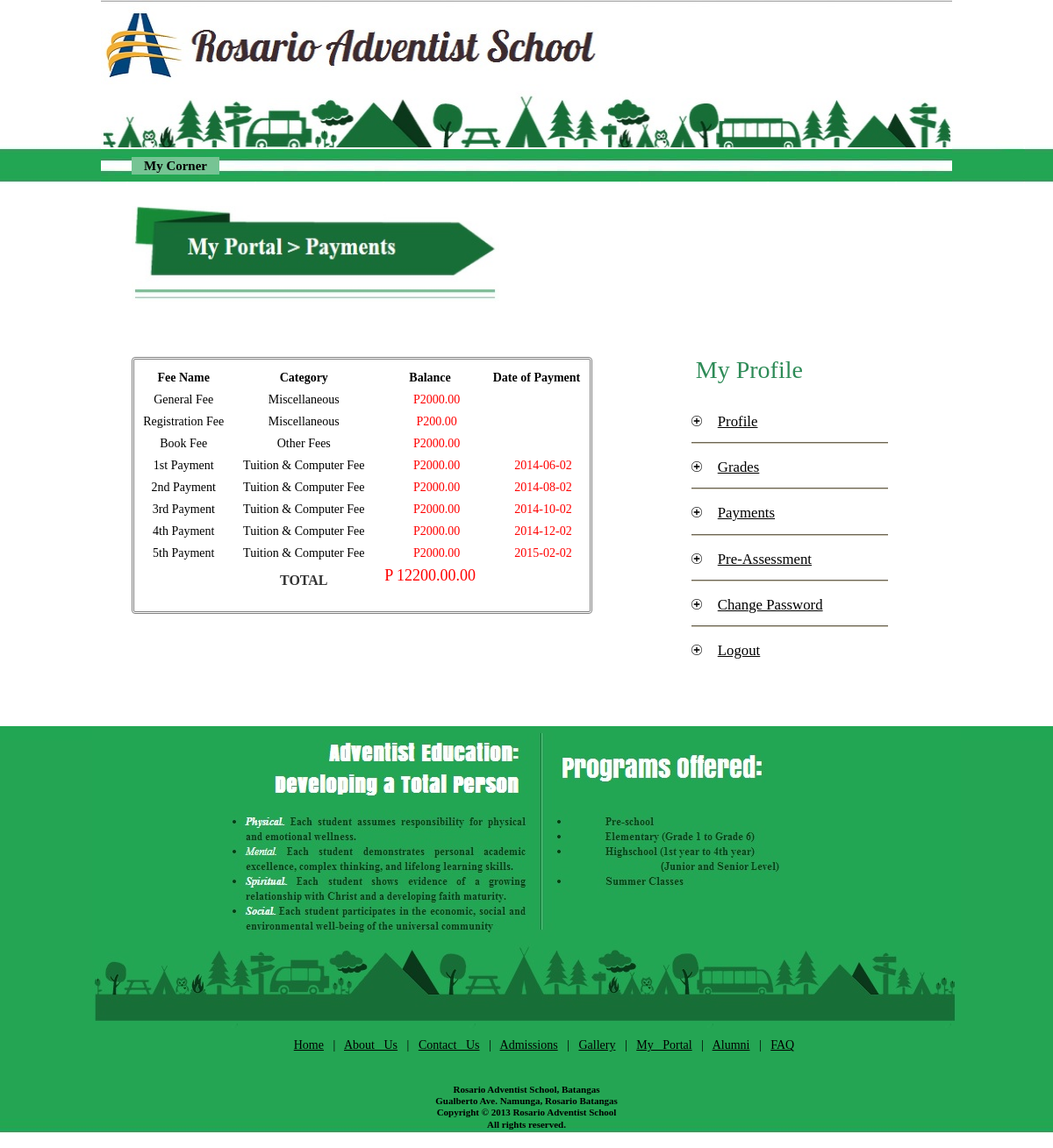
/RASOnline/myportal_studentspayments.php?studentid=2014-001, run on the app's committed database.
### tables this page shows
CREATE TABLE IF NOT EXISTS `tblstudenttransactions` (
  `studentfee` varchar(50) NOT NULL,
  `studentschoolyear` varchar(30) DEFAULT NULL,
  `balancename` varchar(30) DEFAULT NULL,
  `balancecategory` varchar(30) DEFAULT NULL,
  `paymentmode` varchar(20) DEFAULT NULL,
  `balance` decimal(10,2) DEFAULT NULL,
  `balancedate` date DEFAULT NULL,
  PRIMARY KEY (`studentfee`),
  KEY `studentschoolyear` (`studentschoolyear`)
);

### RASOnline/myportal_studentspayments.php (the view, shortened to what this page needs)
<!DOCTYPE html PUBLIC "-//W3C//DTD XHTML 1.0 Transitional//EN" "http://www.w3.org/TR/xhtml1/DTD/xhtml1-transitional.dtd">
<html xmlns="http://www.w3.org/1999/xhtml">
<head>
</head>
<link href="templatemo_style.css" rel="stylesheet" type="text/css" />
</head>
<body style ="background-image: url(RASpics/bodybg.jpg)";>
<form method='POST'>
<div id="templatemo_wrapper">
    <div id="templatemo_header">
		<img src="RASpics/banner.jpg" width='970' height='170'/>
		    <div id="templatemo_menu">
            <ul>
                <li ><a href="myportal_login.php" class="current" style= "width:100px;">My Corner</a></li>
          	</ul>
        </div>
  </div>
    <div id="templatemo_main">
		<img src="RASpics/myportalpayments_indicator.jpg" width='419' height='109'/>
			<br></br>
			<br></br>
		<table style="padding-top:7px;
					padding-bottom:7px;
					background:#fff;
					color:#000;
					border-radius:3pt 3pt 3pt 3pt;
					border-style: double;
					width:525px;
					text-align:center;"
					onclick="myFun(event)">
					<th>Fee Name</th>
					<th style="word-spacing:1cm;">Category</th>
					<th style="word-spacing:1cm;">Balance</th>
					<th>Date of Payment</th>
			<?php
				$studentid = $_GET['studentid'];
				$s = mysql_query("SELECT tblStudents.studentid,studentfee As feeid,balancename,balancecategory,balance FROM tblStudentTransactions,tblStudentYear,tblStudents
      WHERE tblStudentYear.studentschoolyear=tblStudentTransactions.studentschoolyear
      AND tblStudents.studentid=tblStudentYear.studentid
      AND tblStudents.studentid='$studentid'
	  AND balancecategory!='Tuition' AND balancecategory!='Computer Fee'
        AND balance!=0
        GROUP BY balancecategory,balancename");
				while($ss = mysql_fetch_array($s))
				{
				$studentid=$ss['studentid']
			?>
					<tr style="text-align:center;">
							<td><?php echo $ss['balancename']?></td>
							<td><?php echo $ss['balancecategory']?></td>
							<td style="color:red;text-indent:15px;">P<?php echo $ss['balance']?></td>
					</tr>
			<?php
				}
					$s = mysql_query("SELECT tblStudents.studentid,studentfee As feeid,balancename,balancecategory,SUM(balance) As balance,balancedate FROM tblStudentTransactions,tblStudentYear,tblStudents
      WHERE tblStudentYear.studentschoolyear=tblStudentTransactions.studentschoolyear
      AND tblStudents.studentid=tblStudentYear.studentid
      AND tblStudents.studentid='$studentid'
	  AND balancecategory!='Miscellaneous' AND balancecategory!='Other Fees'
        AND balance!=0
        GROUP BY balancedate");
				while($ss = mysql_fetch_array($s))
				{
			?>
					<tr style="text-align:center;">
							<td><?php echo $ss['balancename']?></td>
							<td><?php echo 'Tuition & Computer Fee'?></td>
							<td style="color:red;text-indent:15px;">P<?php echo $ss['balance']?></td>
				<td style="color:red;text-indent:15px;"><?php echo $ss['balancedate']?></td>
					</tr>
			<?php
				}
			?>
			<?php
				$studentid = $_GET['studentid'];
				$t = mysql_query("SELECT tblStudentYear.studentid,SUM(balance) As balance FROM tblStudentTransactions,tblStudentYear,tblStudents
      where  tblStudentYear.studentschoolyear=tblStudentTransactions.studentschoolyear
      AND tblStudents.studentid=tblStudentYear.studentid
      AND tblStudents.studentid='$studentid'
	  AND balancecategory!='Other Fees'");
				while($tt = mysql_fetch_array($t))
				{
				$studentid=$tt['studentid']
			?>
						<tr>
							<td><br></br></td>
							<td><h5><b>TOTAL</b></h5></td>
							<td><h4 style="margin-left:2scm;color:red;">P  <?php echo $tt['balance']?>.00</h4></td>
						</tr>
			<?php
				}
			?>
			</table>
			<div id="templatemo_sidebar" style="
									float:right;
									margin-top:-330px;
									text-indent:5px;">
            <h2 style="margin:1cm;color: #2E8B57;">My Profile</h2>
           <ul class="templatemo_list" style="margin:0.5cm 1cm 1cm 1cm;">
                 <li><a href='myportal_studentsprofile.php?studentid=<?php echo "$studentid" ?>'><u><big>Profile</u></big></a></li>
				 <div class="cleaner_h20 horizon_divider" style="margin-top:-0.6cm;"></div><div class="cleaner_h20"></div>
				 <li><a href='myportal_studentsgrades.php?studentid=<?php echo "$studentid" ?>'><u><big>Grades</u></big></a></li>
				 <div class="cleaner_h20 horizon_divider" style="margin-top:-0.6cm;"></div><div class="cleaner_h20"></div>
				 <li><a href='myportal_studentspayments.php?studentid=<?php echo "$studentid" ?>'><u><big>Payments</u></big></a></li>
				 <div class="cleaner_h20 horizon_divider" style="margin-top:-0.6cm;"></div><div class="cleaner_h20"></div>
				 <li><a href='myportal_studentspreassess.php?studentid=<?php echo "$studentid" ?>'><u><big>Pre-Assessment</u></big></a></li>
				 <div class="cleaner_h20 horizon_divider" style="margin-top:-0.6cm;"></div><div class="cleaner_h20"></div>
				<li style="width:200px;color=black;"><a href='myportal_settings.php?studentid=<?php echo "$studentid" ?>'><u><big>Change Password</u></a></li>
				<div class="cleaner_h20 horizon_divider" style="margin-top:-0.6cm;"></div><div class="cleaner_h20"></div>
				<li><a href="myportal_logout.php"><u>Logout</big></u></a></li>
            </ul>
        </div>
    </div>
            <div class="cleaner_h40"></div>
</div>
<div id="templatemo_footer_wrapper">
	<center><img src="RASpics/footer_details.jpg" width='990' height='339'/>
	        <ul>
                <a href="index.php" class="current">Home</a>
               | <a href="about.php">About Us</a>
               | <a href="contactus.php">Contact Us</a>
               | <a href="admissions.php">Admissions</a>
               | <a href="gallery.php">Gallery</a>
			   | <a href="myportal.php">My Portal</a>
			   | <a href="alumni.php">Alumni</a>
			   | <a href="faq.php">FAQ</a>
          	</ul>
	</center>
     <div id="templatemo_footer" style="font-size:11px; line-height: 120%; word-spacing: 0px;">
		<b>Rosario Adventist School, Batangas
		<br>
		Gualberto Ave. Namunga, Rosario Batangas
		<br>
		Copyright © 2013 Rosario Adventist School
		<br>
		All rights reserved.</b>
    </div> </style>
</div>
</form>
</body>
</html>

### RASOnline/templatemo_style.css (style rules this page uses)
body { margin: 0px; padding: 0px; color: #000; font-family: "Times New Roman"; font-size: 14px; line-height:1.5em; background-image: url(RASpics/bg.jpg); }
a, a:link, a:visited { color: #000000; text-decoration: underline; }
img { border: none; }
h2 { font-size: 28px; font-weight: normal; line-height: 28px; margin: 0 0 30px 0; padding: 0; color: #000; }
h4 { font-size: 18px; font-weight: normal; margin: 0 0 20px 0; padding: 0; color: #000; }
h5 { font-size: 16px; margin: 0 0 10px 0; padding: 0; color: #333; }
.cleaner_h20 { clear: both; width:100%; height: 20px; }
.cleaner_h40 { clear: both; width:100%; height: 40px; }
.horizon_divider { background: url(picture/templatemo_hor_divider.jpg) repeat-x bottom; }
.templatemo_list { margin: 20px 0; padding: 0; list-style: none; }
.templatemo_list li { background: transparent url(picture/templatemo_list.png) no-repeat scroll 0 0px; margin:0 0 20px; padding:0 0 0 25px; line-height: 1em; }
.templatemo_list li a { text-decoration: none; }
#templatemo_wrapper { width: 970px; padding: 0 10px; margin: 0 auto; }
#templatemo_header { width: 970px; height: 200px; }
#templatemo_menu { width: 960px; height: 50px; padding: 9px 5px 0; background: url(RASpics/menu.jpg) repeat-x; }
#templatemo_menu ul { margin: 0; padding: 0 30px; list-style: none; }
#templatemo_menu ul li { padding: 0px; margin: 0px; display: inline; }
#templatemo_menu ul li a { float: left; display: block; width: 110px; height: 20px; padding: 0px 0 0 0; margin: 0 0px 0 0 ; font-size: 15px; text-align: center; text-decoration: none; font-weight: bold; outline: none; border: none; }
#templatemo_menu ul li a:hover, #templatemo_menu ul li .current { background: url(RASpics/hover.jpg) no-repeat; }
#templatemo_main { clear: both; width: 900px; padding: 35px; }
#templatemo_sidebar { float: right; width: 300px; }
#templatemo_footer_wrapper { width: 100%; height: 50%; background: url(RASpics/footerbg.jpg) repeat-x; word-spacing: 7px; }
#templatemo_footer { width: 900px; margin: 0 auto; padding: 20px 35px; text-align: center; color: #00000; }

### data on the page
tblstudenttransactions: balancename "General Fee", balancecategory "Miscellaneous", balance "2000.00"
tblstudenttransactions: balancename "Registration Fee", balancecategory "Miscellaneous", balance "200.00"
tblstudenttransactions: balancename "Book Fee", balancecategory "Other Fees", balance "2000.00"
tblstudenttransactions: balancename "1st Payment", balance "2000.00", balancedate "2014-06-02"
tblstudenttransactions: balancename "2nd Payment", balance "2000.00", balancedate "2014-08-02"
tblstudenttransactions: balancename "3rd Payment", balance "2000.00", balancedate "2014-10-02"
tblstudenttransactions: balancename "4th Payment", balance "2000.00", balancedate "2014-12-02"
tblstudenttransactions: balancename "5th Payment", balance "2000.00", balancedate "2015-02-02"

### other printed values
$tt['balance'] "12200.00"
